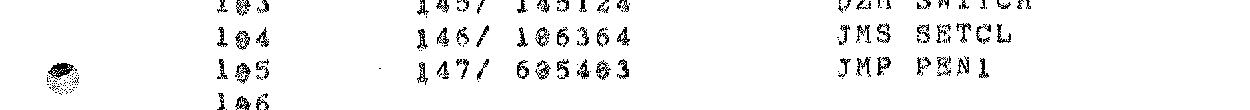
#> input picture characters/heinz-lemke/sources/pixie-assembler-listing-1972/.crops/p003-z4.png, 2500 x 220 px, given in place of page-p003-z4.png.png, which was not available (shown at 1/2 size)
$ python rows.py p003-z4.png
#> lines starting #> are read from the running program, lines starting #| are printed output that depends on the picture; after the words box and inside, x2 and y2 are one past the last pixel; in counts of white or black regions, pixels touching at a corner belong together; pictures that were not available may be replaced by others from this repository, and a replacement may not be noted
import sys, numpy as np
from PIL import Image, ImageOps
page = sys.argv[1]
im = Image.open(f'pages/page-{page}.png').convert('L')
#> im is the input picture: PIL image 2500x220 L; 95.8% white; 205 black regions (110 under 20 px), largest, box (x1, y1, x2, y2) and area: (96, 126, 148, 160) 884, (470, 126, 502, 168) 532, (470, 62, 500, 100) 476
im = ImageOps.autocontrast(im)
a = np.asarray(im)
# ink = dark pixels within text x-band
band = a[:, 120:2500] < 128
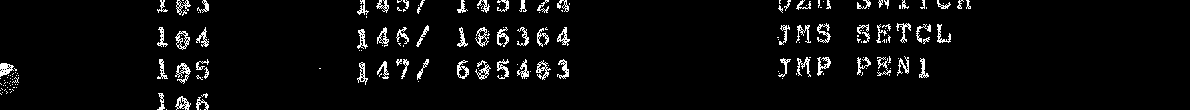
#> band: shape (220, 2380) bool (shown at 1/2 size); 4.3% white; 187 white regions (94 under 20 px), largest, box (x1, y1, x2, y2) and area: (350, 126, 382, 168) 532, (0, 126, 28, 154) 484, (350, 62, 380, 100) 476
prof = band.sum(axis=1)
#> prof = 220 values, max 254 at index 82, min 0 at index 36, mean 102.3
rows = []
in_row = False
for y, v in enumerate(prof):
    if v > 8 and not in_row:
        start = y; in_row = True
    elif v <= 8 and in_row:
        in_row = False
        if y - start > 8:
            rows.append((start + y)//2)
#> this loop made 220 passes
#> (v, in_row) on passes 1, 31, 47: (194, True), (2, False), (10, True)
#> in_row on passes 99, 115, 171, 179, 181, 187: False, True, False, True, False, True
#> after the loop, in_row = True; rows = [15, 72, 142]; start = 186
print(len(rows))
#| 3
print(','.join(map(str, rows)))
#| 15,72,142

$ run again, on characters/heinz-lemke/sources/pixie-assembler-listing-1972/.crops/p004-sym.png
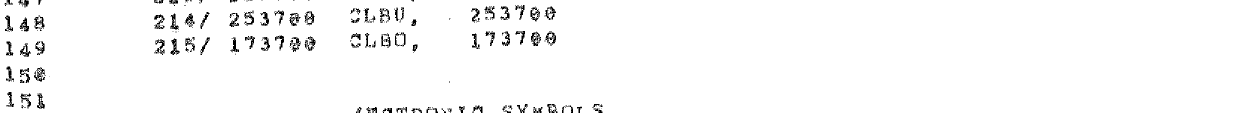
#> input picture characters/heinz-lemke/sources/pixie-assembler-listing-1972/.crops/p004-sym.png, 2475 x 225 px, given in place of page-p004-sym.png.png, which was not available (shown at 1/2 size)
#> im is the input picture: PIL image 2475x225 L; 97.6% white; 179 black regions (80 under 20 px), largest, box (x1, y1, x2, y2) and area: (1062, 63, 1082, 92) 271, (68, 135, 92, 163) 271, (308, 28, 329, 58) 262
#> `band = a[:, 120:2500] < 128`:
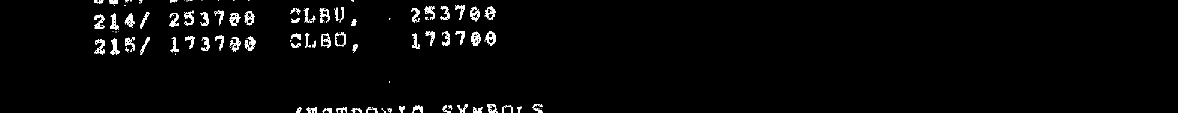
#> band: shape (225, 2355) bool (shown at 1/2 size); 2% white; 150 white regions (67 under 20 px), largest, box (x1, y1, x2, y2) and area: (942, 63, 962, 92) 271, (188, 28, 209, 58) 262, (189, 78, 209, 110) 261
#> prof = 225 values, max 167 at index 34, min 0 at index 9, mean 47.08
#> the loop `for y, v in enumerate(prof):` made 225 passes
#> (v, in_row) on passes 1, 8, 11, 59: (73, True), (1, False), (11, True), (3, False)
#> after the loop `for y, v in enumerate(prof):`: in_row = True; rows = [34, 86]; start = 208
#| 2
#| 34,86

$ run again, on characters/heinz-lemke/sources/pixie-assembler-listing-1972/.crops/p005-bot.png
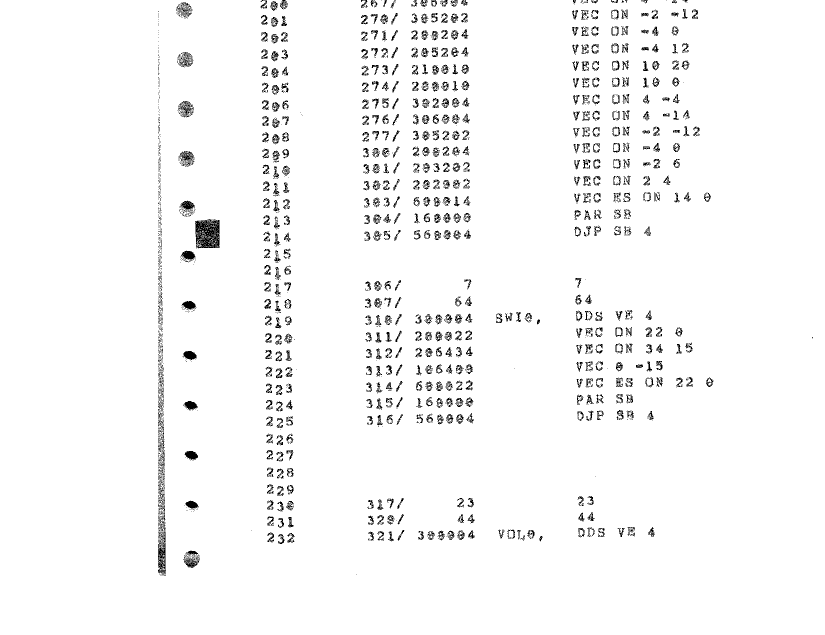
#> input picture characters/heinz-lemke/sources/pixie-assembler-listing-1972/.crops/p005-bot.png, 1650 x 1269 px, given in place of page-p005-bot.png.png, which was not available (shown at 1/2 size)
#> im is the input picture: PIL image 1650x1269 L; 96.9% white; black in thin lines or dots, all inside (x1, y1, x2, y2) = (316, 0, 1626, 1151)
#> `band = a[:, 120:2500] < 128`:
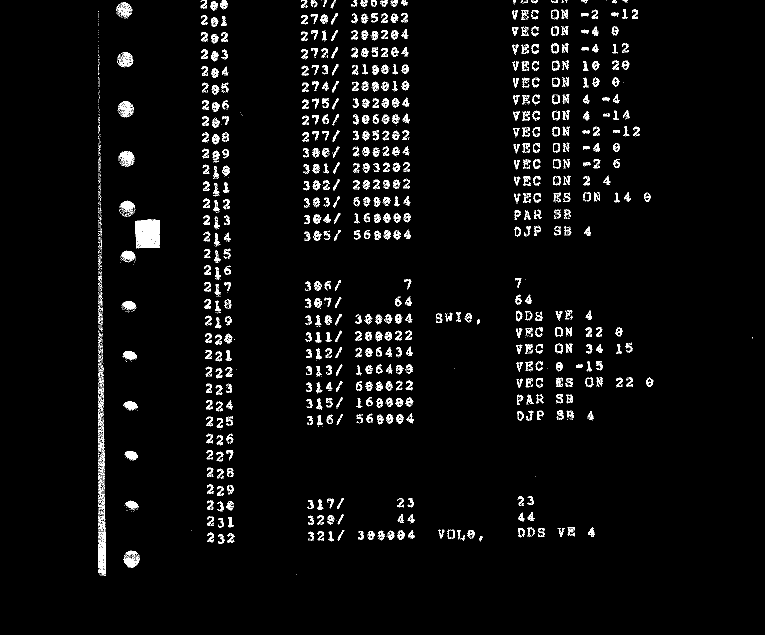
#> band: shape (1269, 1530) bool (shown at 1/2 size); 3.4% white in thin lines or dots, all inside (x1, y1, x2, y2) = (196, 0, 1506, 1151)
#> prof = 1269 values, max 156 at index 468, min 0 at index 1151, mean 51.33
#> the loop `for y, v in enumerate(prof):` made 1269 passes
#> (v, in_row) on pass 1: (103, True)
#> after the loop `for y, v in enumerate(prof):`: in_row = False; rows = [42, 119, 169, 342, 510, 540, 569, 723, 879, 911, 946, 996, 1057, 1116]; start = 1140
#| 14
#| 42,119,169,342,510,540,569,723,879,911,946,996,1057,1116
